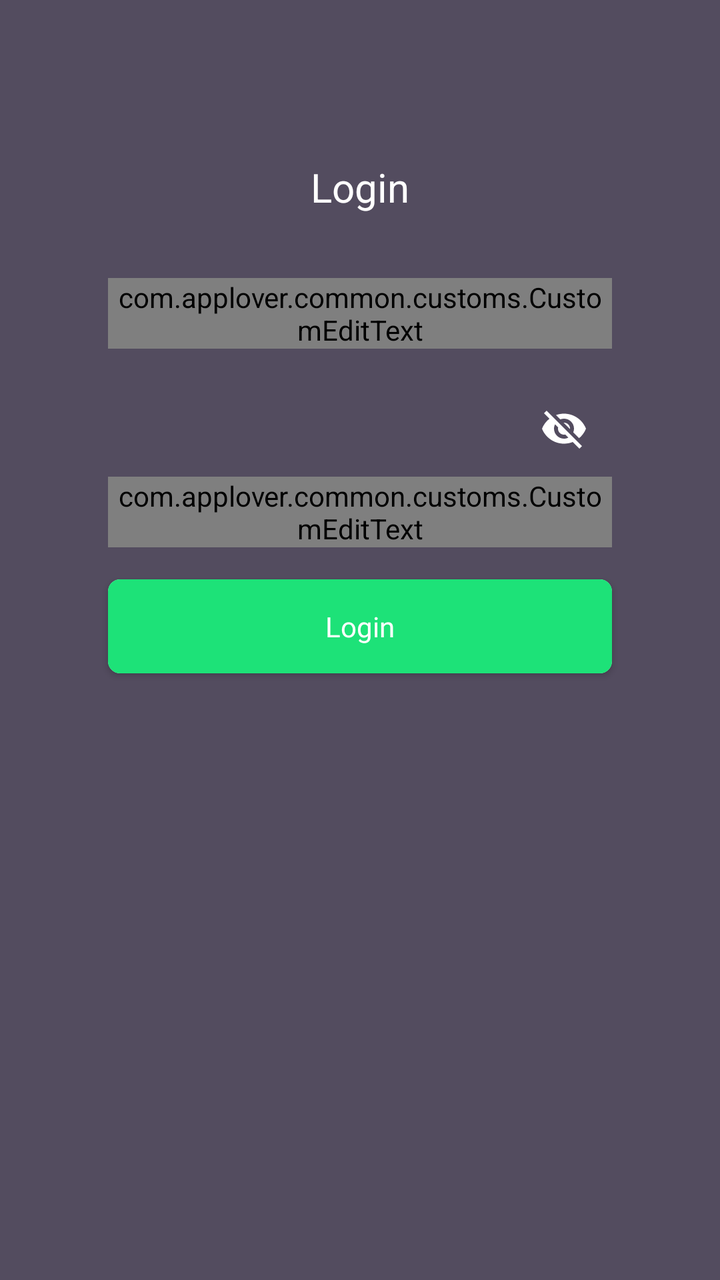
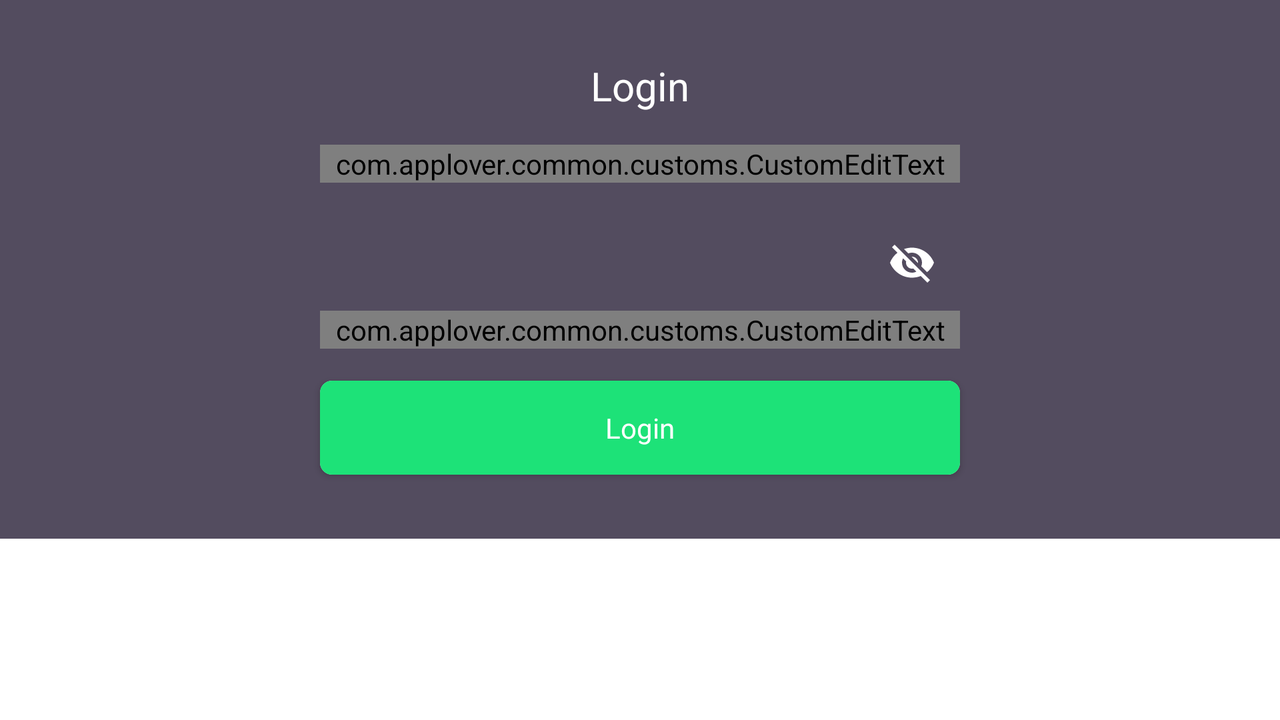

The same Android screen from two of the app's own layout files: first res/layout/ as a phone draws it, then the repository's variant for another configuration, drawn on a device whose configuration selects that folder. Both files follow.
<!-- AndroidManifest.xml: application theme AppTheme -->
<!-- res/layout/fragment_login.xml -->
<?xml version="1.0" encoding="utf-8"?>
<androidx.constraintlayout.widget.ConstraintLayout xmlns:android="http://schemas.android.com/apk/res/android"
    xmlns:app="http://schemas.android.com/apk/res-auto"
    xmlns:tools="http://schemas.android.com/tools"
    android:id="@+id/login_layout"
    android:layout_width="match_parent"
    android:layout_height="match_parent"
    android:background="@color/background"
    android:focusableInTouchMode="true">

    <androidx.constraintlayout.widget.Guideline
        android:id="@+id/login_guide_line_start"
        android:layout_width="wrap_content"
        android:layout_height="wrap_content"
        android:orientation="vertical"
        app:layout_constraintGuide_percent="0.15" />

    <androidx.constraintlayout.widget.Guideline
        android:id="@+id/login_guide_line_end"
        android:layout_width="wrap_content"
        android:layout_height="wrap_content"
        android:orientation="vertical"
        app:layout_constraintGuide_percent="0.85" />

    <androidx.constraintlayout.widget.Guideline
        android:id="@+id/login_guide_line_top"
        android:layout_width="wrap_content"
        android:layout_height="wrap_content"
        android:orientation="horizontal"
        app:layout_constraintGuide_percent="0.1" />

    <androidx.appcompat.widget.AppCompatImageView
        android:id="@+id/login_app_lover_logo"
        android:layout_width="wrap_content"
        android:layout_height="wrap_content"
        app:layout_constraintEnd_toStartOf="@+id/login_guide_line_end"
        app:layout_constraintStart_toStartOf="@+id/login_guide_line_start"
        app:layout_constraintTop_toTopOf="@+id/login_guide_line_top"
        app:srcCompat="@drawable/ic_applover_logo" />

    <androidx.appcompat.widget.AppCompatTextView
        android:id="@+id/login_headline_login_text"
        style="@style/LoginHeadline"
        android:layout_width="0dp"
        android:layout_height="wrap_content"
        android:layout_marginTop="@dimen/margin_medium_16dp"
        android:text="@string/login_headline"
        app:layout_constraintEnd_toStartOf="@+id/login_guide_line_end"
        app:layout_constraintStart_toStartOf="@+id/login_guide_line_start"
        app:layout_constraintTop_toBottomOf="@+id/login_app_lover_logo" />

    <com.google.android.material.textfield.TextInputLayout
        android:id="@+id/login_email_text_input_layout"
        style="@style/CommonTextInputLayoutStyle"
        android:layout_width="0dp"
        android:layout_height="wrap_content"
        android:layout_marginTop="@dimen/margin_large_32dp"
        android:hint="@string/login_email_hint"
        app:layout_constraintEnd_toStartOf="@+id/login_guide_line_end"
        app:layout_constraintStart_toStartOf="@+id/login_guide_line_start"
        app:layout_constraintTop_toBottomOf="@+id/login_headline_login_text">

        <com.applover.common.customs.CustomEditText
            android:id="@+id/login_email_input_edit_text"
            style="@style/LoginEmailInputEditTextStyle"
            android:layout_width="match_parent"
            android:layout_height="wrap_content" />
    </com.google.android.material.textfield.TextInputLayout>

    <com.google.android.material.textfield.TextInputLayout
        android:id="@+id/login_password_text_input_layout"
        style="@style/LoginPasswordTextInputLayoutStyle"
        android:layout_width="0dp"
        android:layout_height="wrap_content"
        android:layout_marginTop="@dimen/margin_medium_16dp"
        android:hint="@string/login_password_hint"
        app:layout_constraintEnd_toStartOf="@+id/login_guide_line_end"
        app:layout_constraintStart_toStartOf="@+id/login_guide_line_start"
        app:layout_constraintTop_toBottomOf="@+id/login_email_text_input_layout">

        <com.applover.common.customs.CustomEditText
            android:id="@+id/login_password_input_edit_text"
            style="@style/LoginPasswordInputEditTextStyle"
            android:layout_width="match_parent"
            android:layout_height="wrap_content" />
    </com.google.android.material.textfield.TextInputLayout>

    <include
        android:id="@+id/login_progress_button"
        layout="@layout/progress_button_layout"
        android:layout_width="0dp"
        android:layout_height="wrap_content"
        android:layout_marginTop="@dimen/margin_medium_16dp"
        app:layout_constraintEnd_toStartOf="@+id/login_guide_line_end"
        app:layout_constraintStart_toStartOf="@+id/login_guide_line_start"
        app:layout_constraintTop_toBottomOf="@+id/login_password_text_input_layout" />
</androidx.constraintlayout.widget.ConstraintLayout>
<!-- res/layout/progress_button_layout.xml (included above) -->
<?xml version="1.0" encoding="utf-8"?>
<androidx.cardview.widget.CardView xmlns:android="http://schemas.android.com/apk/res/android"
    xmlns:app="http://schemas.android.com/apk/res-auto"
    android:id="@+id/progress_button_card_view"
    android:layout_width="match_parent"
    android:layout_height="wrap_content"
    app:cardCornerRadius="@dimen/corner_radius_6dp"
    app:layout_constraintBottom_toBottomOf="parent"
    app:layout_constraintEnd_toEndOf="parent"
    app:layout_constraintStart_toStartOf="parent">

    <androidx.constraintlayout.widget.ConstraintLayout
        android:id="@+id/progress_button_nested_layout"
        android:layout_width="match_parent"
        android:layout_height="47dp"
        android:background="@color/result_progress_bar">

        <androidx.core.widget.ContentLoadingProgressBar
            android:id="@+id/progress_button_progress_bar"
            style="?android:attr/progressBarStyle"
            android:layout_width="@dimen/progress_button_progress_bar_width_30dp"
            android:layout_height="@dimen/progress_button_progress_bar_height_30dp"
            android:indeterminate="true"
            android:indeterminateTint="@android:color/white"
            android:indeterminateTintMode="src_atop"
            android:visibility="gone"
            app:layout_constraintBottom_toBottomOf="parent"
            app:layout_constraintEnd_toEndOf="parent"
            app:layout_constraintStart_toStartOf="parent"
            app:layout_constraintTop_toTopOf="parent" />

        <androidx.appcompat.widget.AppCompatTextView
            android:id="@+id/progress_button_text_view"
            android:layout_width="wrap_content"
            android:layout_height="wrap_content"
            android:fontFamily="@font/roboto_regular"
            android:text="@string/login_button_text"
            android:textColor="@color/login_text"
            android:textSize="@dimen/text_size_14sp"
            app:layout_constraintBottom_toBottomOf="parent"
            app:layout_constraintEnd_toEndOf="parent"
            app:layout_constraintStart_toStartOf="parent"
            app:layout_constraintTop_toTopOf="parent" />
    </androidx.constraintlayout.widget.ConstraintLayout>
</androidx.cardview.widget.CardView>
<!-- resources referenced by this layout -->
<resources>
  <color name="background">@color/violet</color>
  <color name="login_text">@android:color/white</color>
  <color name="result_progress_bar">@color/limeGreen</color>
  <dimen name="corner_radius_6dp">6dp</dimen>
  <dimen name="margin_large_32dp">32dp</dimen>
  <dimen name="margin_medium_16dp">16dp</dimen>
  <dimen name="progress_button_progress_bar_height_30dp">30dp</dimen>
  <dimen name="progress_button_progress_bar_width_30dp">30dp</dimen>
  <dimen name="text_size_14sp">14sp</dimen>
  <string name="login_button_text">Login</string>
  <string name="login_email_hint">Email address</string>
  <string name="login_headline">Login</string>
  <string name="login_password_hint">Password</string>
  <style name="CommonTextInputLayoutStyle" parent="@style/Widget.MaterialComponents.TextInputLayout.OutlinedBox">
          <item name="boxStrokeColor">@drawable/login_text_input_layout_stroke_colors</item>
          <item name="hintTextColor">@color/login_text</item>
          <item name="android:textColorHint">@color/login_text</item>
      </style>
  <style name="LoginEmailInputEditTextStyle" parent="CommonInputEditTextStyle">
          <item name="android:inputType">text</item>
      </style>
  <style name="LoginHeadline" parent="CommonHeadline">
          <item name="android:textSize">@dimen/text_size_20sp</item>
      </style>
  <style name="LoginPasswordInputEditTextStyle" parent="CommonInputEditTextStyle">
          <item name="android:inputType">textPassword</item>
      </style>
  <style name="LoginPasswordTextInputLayoutStyle" parent="CommonTextInputLayoutStyle">
          <item name="passwordToggleEnabled">true</item>
          <item name="passwordToggleDrawable">@drawable/password_selector</item>
          <item name="passwordToggleTint">@color/login_text</item>
      </style>
  <style name="AppTheme" parent="Theme.MaterialComponents.Light.NoActionBar">
          <item name="colorPrimary">@android:color/white</item>
          <item name="colorPrimaryDark">@color/darkViolet</item>
          <item name="colorAccent">@color/colorAccent</item>
      </style>
  <color name="violet">#534C5F</color>
  <color name="limeGreen">#1DE278</color>
  <!-- drawable login_text_input_layout_stroke_colors (drawable) -->
  <?xml version="1.0" encoding="utf-8"?>
  <selector xmlns:android="http://schemas.android.com/apk/res/android">
      <item android:color="@color/login_text" android:state_focused="true"/>
      <item android:color="@color/login_text"/>
  </selector>
  <style name="CommonInputEditTextStyle" parent="Widget.AppCompat.EditText">
          <item name="android:maxLines">@integer/max_lines_1</item>
          <item name="android:scrollHorizontally">true</item>
          <item name="android:maxLength">@integer/max_characters_64</item>
          <item name="android:textSize">@dimen/text_size_14sp</item>
          <item name="android:textColor">@color/login_text</item>
      </style>
  <style name="CommonHeadline" parent="Widget.AppCompat.TextView">
          <item name="font">@font/roboto_regular</item>
          <item name="android:textColor">@color/login_text</item>
          <item name="android:textAlignment">center</item>
      </style>
  <dimen name="text_size_20sp">20sp</dimen>
  <color name="darkViolet">#322b3d</color>
  <color name="colorAccent">#ff5b8e</color>
</resources>
<!-- res/layout-land/fragment_login.xml (the repository's variant of the layout above) -->
<!-- drawn on the phone turned sideways -->
<?xml version="1.0" encoding="utf-8"?>
<ScrollView xmlns:android="http://schemas.android.com/apk/res/android"
    xmlns:app="http://schemas.android.com/apk/res-auto"
    android:layout_width="match_parent"
    android:layout_height="match_parent"
    app:layout_constraintBottom_toBottomOf="parent"
    app:layout_constraintEnd_toEndOf="parent"
    app:layout_constraintStart_toStartOf="parent"
    app:layout_constraintTop_toTopOf="parent">

    <androidx.constraintlayout.widget.ConstraintLayout
        android:id="@+id/login_layout"
        android:layout_width="match_parent"
        android:layout_height="wrap_content"
        android:background="@color/background"
        android:focusableInTouchMode="true">

        <androidx.constraintlayout.widget.Guideline
            android:id="@+id/login_guide_line_start"
            android:layout_width="wrap_content"
            android:layout_height="wrap_content"
            android:orientation="vertical"
            app:layout_constraintGuide_percent="0.25" />

        <androidx.constraintlayout.widget.Guideline
            android:id="@+id/login_guide_line_end"
            android:layout_width="wrap_content"
            android:layout_height="wrap_content"
            android:orientation="vertical"
            app:layout_constraintGuide_percent="0.75" />

        <androidx.constraintlayout.widget.Guideline
            android:id="@+id/login_guide_line_top"
            android:layout_width="wrap_content"
            android:layout_height="wrap_content"
            android:orientation="horizontal"
            app:layout_constraintGuide_percent="0.05" />

        <androidx.appcompat.widget.AppCompatImageView
            android:id="@+id/login_app_lover_logo"
            android:layout_width="wrap_content"
            android:layout_height="wrap_content"
            app:layout_constraintEnd_toStartOf="@+id/login_guide_line_end"
            app:layout_constraintStart_toStartOf="@+id/login_guide_line_start"
            app:layout_constraintTop_toTopOf="@+id/login_guide_line_top"
            app:srcCompat="@drawable/ic_applover_logo" />

        <androidx.appcompat.widget.AppCompatTextView
            android:id="@+id/login_headline_login_text"
            style="@style/LoginHeadline"
            android:layout_width="0dp"
            android:layout_height="wrap_content"
            android:layout_marginTop="@dimen/margin_medium_16dp"
            android:text="@string/login_headline"
            app:layout_constraintEnd_toStartOf="@+id/login_guide_line_end"
            app:layout_constraintStart_toStartOf="@+id/login_guide_line_start"
            app:layout_constraintTop_toBottomOf="@+id/login_app_lover_logo" />

        <com.google.android.material.textfield.TextInputLayout
            android:id="@+id/login_email_text_input_layout"
            style="@style/CommonTextInputLayoutStyle"
            android:layout_width="0dp"
            android:layout_height="wrap_content"
            android:layout_marginTop="@dimen/margin_medium_16dp"
            android:hint="@string/login_email_hint"
            app:layout_constraintEnd_toStartOf="@+id/login_guide_line_end"
            app:layout_constraintStart_toStartOf="@+id/login_guide_line_start"
            app:layout_constraintTop_toBottomOf="@+id/login_headline_login_text">

            <com.applover.common.customs.CustomEditText
                android:id="@+id/login_email_input_edit_text"
                style="@style/LoginEmailInputEditTextStyle"
                android:layout_width="match_parent"
                android:layout_height="wrap_content" />
        </com.google.android.material.textfield.TextInputLayout>

        <com.google.android.material.textfield.TextInputLayout
            android:id="@+id/login_password_text_input_layout"
            style="@style/LoginPasswordTextInputLayoutStyle"
            android:layout_width="0dp"
            android:layout_height="wrap_content"
            android:layout_marginTop="@dimen/margin_medium_16dp"
            android:hint="@string/login_password_hint"
            app:layout_constraintEnd_toStartOf="@+id/login_guide_line_end"
            app:layout_constraintStart_toStartOf="@+id/login_guide_line_start"
            app:layout_constraintTop_toBottomOf="@+id/login_email_text_input_layout">

            <com.applover.common.customs.CustomEditText
                android:id="@+id/login_password_input_edit_text"
                style="@style/LoginPasswordInputEditTextStyle"
                android:layout_width="match_parent"
                android:layout_height="wrap_content" />
        </com.google.android.material.textfield.TextInputLayout>

        <include
            android:id="@+id/login_progress_button"
            layout="@layout/progress_button_layout"
            android:layout_width="0dp"
            android:layout_height="wrap_content"
            android:layout_marginTop="@dimen/margin_medium_16dp"
            android:layout_marginBottom="@dimen/margin_large_32dp"
            app:layout_constraintBottom_toBottomOf="parent"
            app:layout_constraintEnd_toStartOf="@+id/login_guide_line_end"
            app:layout_constraintStart_toStartOf="@+id/login_guide_line_start"
            app:layout_constraintTop_toBottomOf="@+id/login_password_text_input_layout" />

    </androidx.constraintlayout.widget.ConstraintLayout>
</ScrollView>
